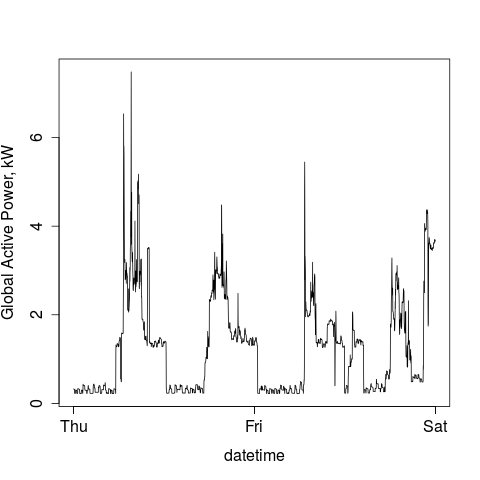

This figure's R source:
data = read.csv("mod_data.csv")

datetime = strptime(paste(data[,1], data[,2]), "%Y-%m-%d %H:%M:%S")

graphics.off()

plot(datetime, data[,3], 'l', ylab = "Global Active Power, kW")
dev.copy(png, "plot2.png")

dev.off()
